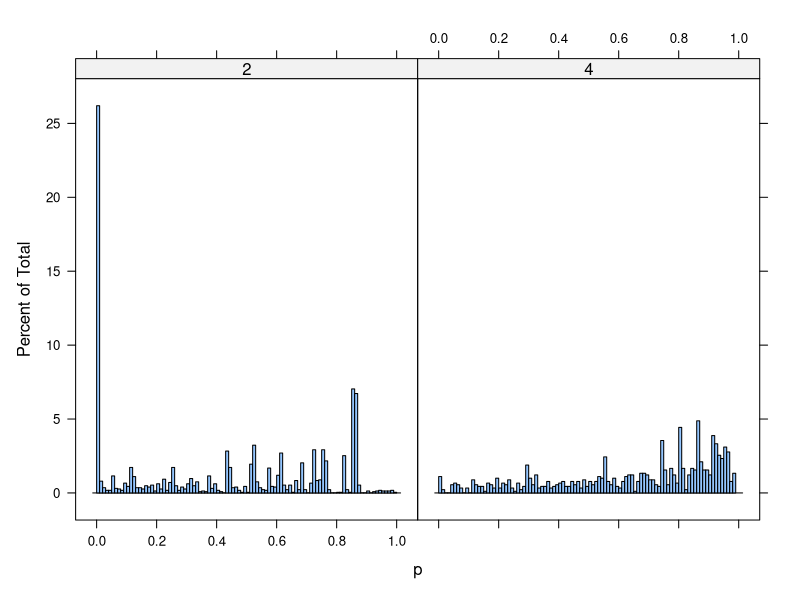

R code for this plot:
### phenotype link to loci
library(readxl)
library(lattice)
rm(list=ls())
meta = read_xlsx("data/Revised Diop Meta.xlsx")
dat <- read.delim('data/diop_90perc_genome.95perc.GT_noNAs.txt',header=T)
colnames(dat) = meta$'New Code'[match(colnames(dat),meta$plateID)]
dat = dat[,!is.na(colnames(dat))]
inds <- colnames(dat)

pheno = read_xlsx("data/SC Phenotypes.xlsx")
print(table(pheno$'New Code'%in%inds))
#FALSE  TRUE 
#   36   154
dat_sub = dat[,inds%in%pheno$'New Code']
cols = pheno$Phenotype[match(colnames(dat_sub),pheno$'New Code')]
stats = c()
for (i in 1:nrow(dat_sub))
{
    tmp = table(as.numeric(dat_sub[i,]),cols)
    p = chisq.test(tmp)$p.value
    df = chisq.test(tmp)$parameter[[1]]
    stats = rbind(stats,data.frame(snp=rownames(dat_sub)[i],df,p))
    }

print(histogram(~p | as.character(df),stats,breaks=100))

outlier = stats[stats$p<0.0001 & stats$df == 4,]
print(table(as.numeric(dat_sub[as.numeric(rownames(outlier))[1],]),cols))
print(table(as.numeric(dat_sub[as.numeric(rownames(outlier))[2],]),cols))
print(table(as.numeric(dat_sub[as.numeric(rownames(outlier))[3],]),cols))
